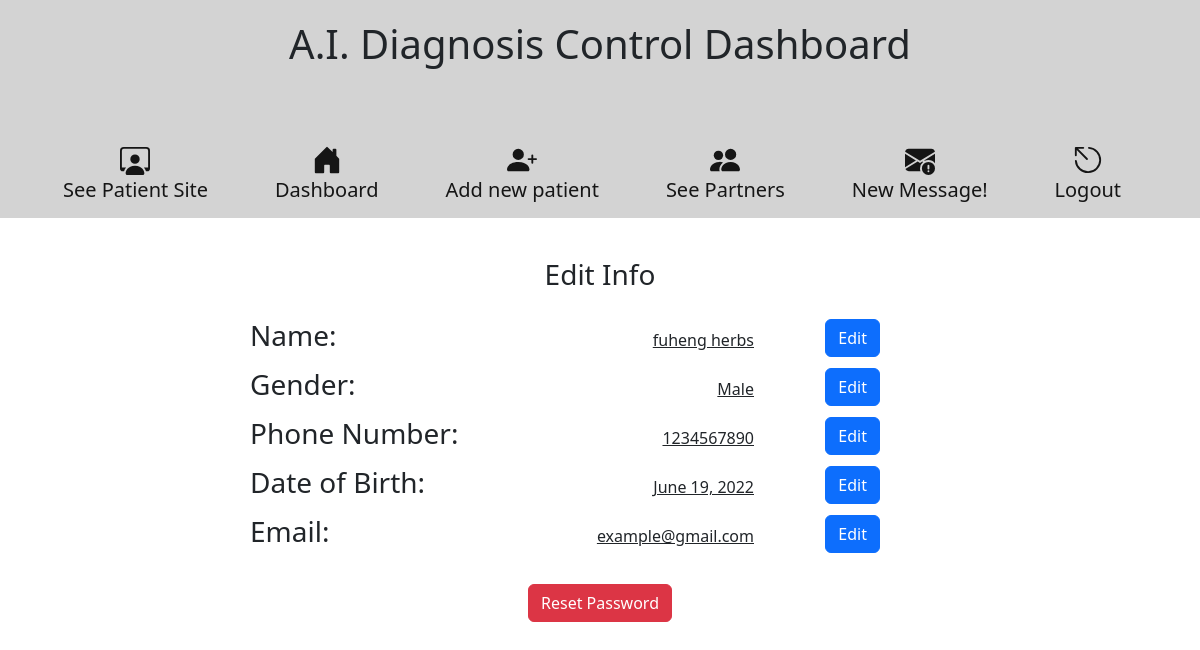
/host/8/settings, run on an earlier commit of the app's database.
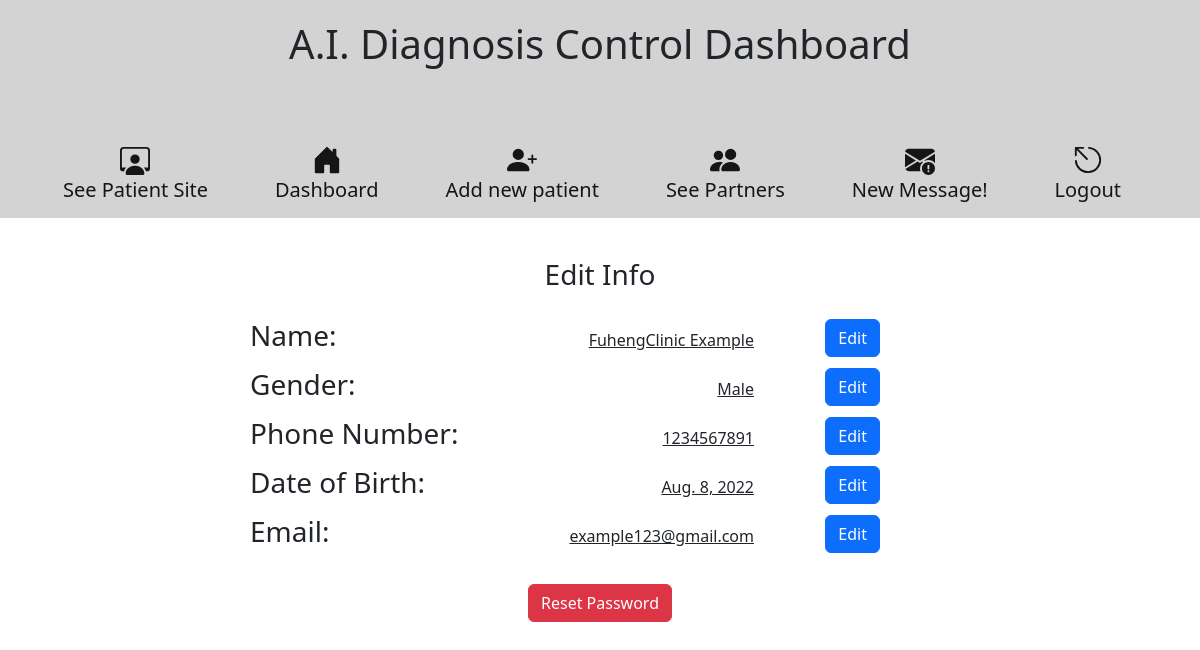
And on a later commit of the database.
### firstTrial/models.py (models this page shows)
class Patient(models.Model):
    firstName = models.CharField(max_length=45)
    lastName = models.CharField(max_length=45)
    email = models.EmailField(max_length=70)
    password = models.CharField(max_length=255)
    sex = models.CharField(max_length=20)
    date_of_birth = models.DateField(null=False, blank=False)
    phone_number = models.CharField( max_length=10)
    insurance = models.CharField(max_length=45)
    insuranceId = models.CharField(max_length=45)
    hearUs = models.CharField(max_length=45)
    referByFriend = models.CharField(max_length=105)
    created_at = models.DateTimeField(auto_now_add=True)
    updated_at = models.DateTimeField(auto_now=True)
    objects = PatientManager()

### firstTrial/views.py (the view)
# urls.py: path('host/<int:patient_id>/settings', views.host_edit_account),
def host_edit_account(request, patient_id):
    context = {
        'patient':Patient.objects.get(id = patient_id)
    }
    return render (request, "editPatient.html", context)

### firstTrial/templates/editPatient.html (shortened to what this page needs)
<!DOCTYPE html>
<html lang="en">
<head>
    <meta name="viewport" content="width=device-width, initial-scale=1.0"> {% load static %}
    <link rel="stylesheet" href="{% static 'css/style.css' %}">
    <link href="https://cdn.jsdelivr.net/npm/bootstrap@5.1.3/dist/css/bootstrap.min.css" rel="stylesheet">
    <link href="https://cdn.jsdelivr.net/npm/bootstrap@5.2.0/dist/css/bootstrap.min.css" rel="stylesheet">
    <link href="https://getbootstrap.com/docs/5.2/assets/css/docs.css" rel="stylesheet">
</head>
<body>
    <center class="dashboard-header">
        <div class="host-header">
            <h1>A.I. Diagnosis Control Dashboard</h1>
        </div>
        <nav class="small-nav navbar navbar-expand-lg" style="background-color: lightgrey;">
            <div class="container-fluid" style="justify-content:space-evenly;">
                <a class="navbar-brand" href="/" target="_blank"><br> See Patient Site</a>
                <a href="/host/login" class="navbar-brand"> <br> Dashboard </a>
                <a class="navbar-brand" href="/host/newPatient"> <br> Add new patient</a>
                <a class="navbar-brand" href="/host/seepartners"> <br> See Partners</a>
                <a class="navbar-brand" href="/host/message/new"> <br> New Message!</a>
                <a class="navbar-brand" href="/logout"> <br> Logout</a>
            </div>
        </nav>
    </center>
    <div style="width: 700px; margin:20px auto">
        <h3 style="text-align: center; padding: 20px;">Edit Info</h3>
        <div class="info">
            <div class="info2" id="patientName">
                <h3>Name:</h3>
                <p>{{patient.firstName}} {{patient.lastName}}</p>
            </div>
            <div class="edit">
                <button class="btn btn-primary" id="editbtn-name" onclick=editName()>Edit</button>
            </div>
        </div>
        <div class="info">
            <div class="info2" id="patientGender">
                <h3>Gender: </h3>
                <p>{{patient.sex}}</p>
            </div>
            <div class="edit">
                <button class="btn btn-primary" id="editbtn-gender" onclick=editGender()>Edit</button>
            </div>
        </div>
        <div class="info">
            <div class="info2" id="patientPhone">
                <h3>Phone Number:</h3>
                <p>{{patient.phone_number}}</p>
            </div>
            <div class="edit">
                <button class="btn btn-primary" id="editbtn-phone" onclick=editPhone()>Edit</button>
            </div>
        </div>
        <div class="info">
            <div class="info2" id="patientdob">
                <h3>Date of Birth: </h3>
                <p>{{patient.date_of_birth}}</p>
            </div>
            <div class="edit">
                <button class="btn btn-primary" id="editbtn-dob" onclick=editdob()>Edit</button>
            </div>
        </div>
        <div class="info">
            <div class="info2" id="patientemail">
                <h3>Email: </h3>
                <p>{{patient.email}}</p>
            </div>
            <div class="edit">
                <button class="btn btn-primary" id="editbtn-email" onclick=editemail()>Edit</button>
            </div>
        </div>
        <center style="margin-top:20px;">
            <form action="/host/resetpassword/{{patient.id}}" method="POST">
                <button class="btn btn-danger">Reset Password</button>
            </form>
        </center>
    </div>
</body>
</html>

What changed in the data, as far as the page shows it:
changed Patient "Male": firstName "fuheng" → "FuhengClinic"; lastName "herbs" → "Example"; phone_number "1234567890" → "1234567891"; date_of_birth "June 19, 2022" → "Aug. 8, 2022"; email "example@gmail.com" → "example123@gmail.com"
